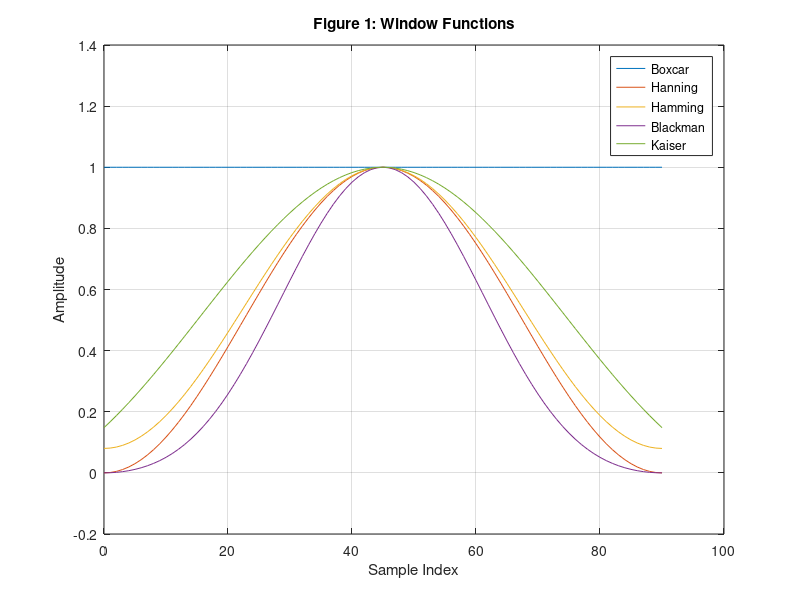
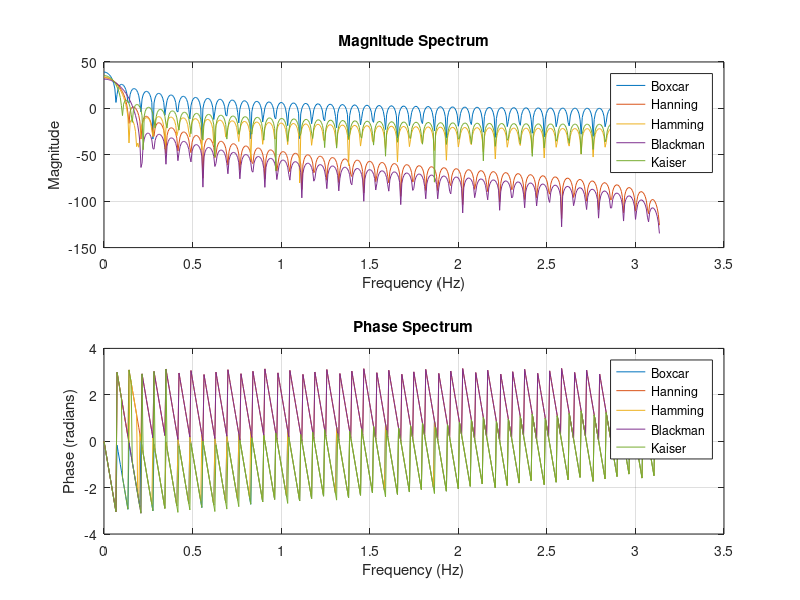
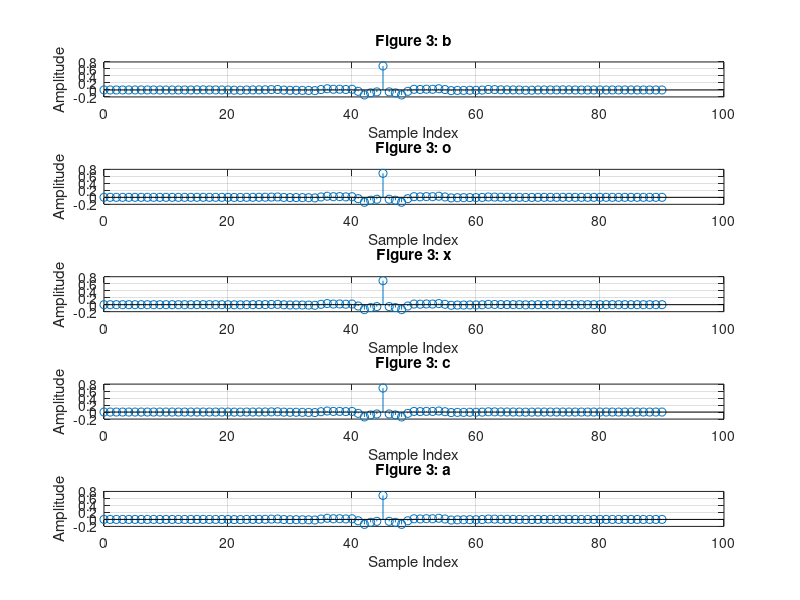
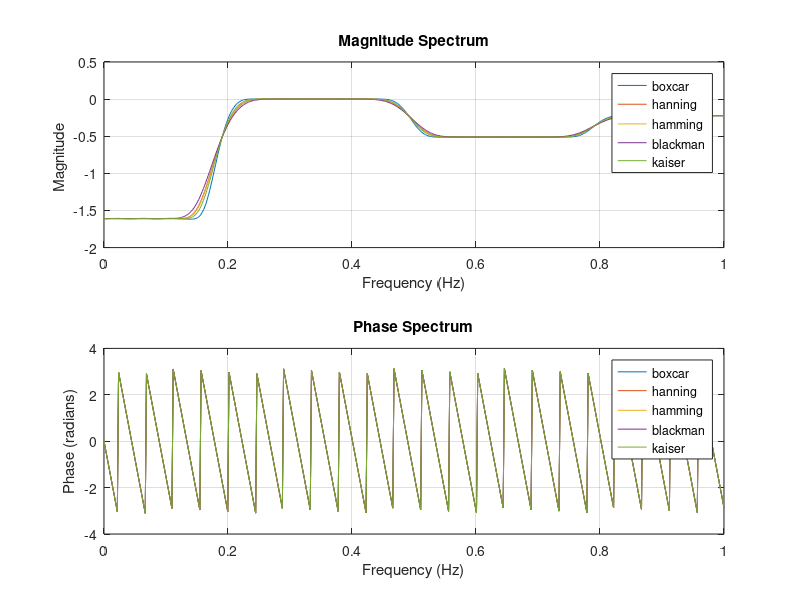

MATLAB code for these plots, in order: (Note: this script raises an error after producing the figures.)
function [w,W,b1,H1,b2,H2,H3,y,S]=fname4
% De La Salle University
% Electronics and Computer Engineering Department
%
% Course        : LBYEC4A/LBYCPA4
% SECTION       : EQ1
% Submitted by  : Kenan Banal
% Submitted to  : Dr. Edwin Sybingco
%
% Exercise 4    : FIR Filter
% Note: Check the instructions given in canvas
%% Task 1
% Specify the order of the window
M = 90;
% Generate the time index
n = 0:M;

% Generate the windows and store them in the matrix w
w = zeros(M+1, 5); % Initialize a matrix with 91 rows and 5 columns

% 1st column: Boxcar window
w(:, 1) = boxcar(M+1);

% 2nd column: Hanning window
w(:, 2) = hanning(M+1);

% 3rd column: Hamming window
w(:, 3) = hamming(M+1);

% 4th column: Blackman window
w(:, 4) = blackman(M+1);

% 5th column: Kaiser window with beta = 3.3953
beta = 3.3953;
w(:, 5) = kaiser(M+1, beta);

% Generate the frequency response for each window and store them in matrix W
numFreqPoints = 512;
W = zeros(numFreqPoints, 5); % Initialize frequency response matrix

for i = 1:5
    % Calculate the frequency response of each window
    [H, f] = freqz(w(:, i), 1, numFreqPoints, 'half');
    W(:, i) = H; % Store the frequency response magnitude
end

% Plot Figure 1: Continuous plot of all the windows
figure;
plot(n, w);
title('Figure 1: Window Functions');
xlabel('Sample Index');
ylabel('Amplitude');
legend('Boxcar', 'Hanning', 'Hamming', 'Blackman', 'Kaiser');
grid on

% Plot Figure 2: Magnitude and Phase Spectrum
figure;

% Magnitude Spectrum in dB
subplot(2, 1, 1);
plot(f, 20*log10(abs(W)));
title('Magnitude Spectrum');
xlabel('Frequency (Hz)');
ylabel('Magnitude');
legend('Boxcar', 'Hanning', 'Hamming', 'Blackman', 'Kaiser');
grid on

% Phase Spectrum
subplot(2, 1, 2);
plot(f, angle(W));
title('Phase Spectrum');
xlabel('Frequency (Hz)');
ylabel('Phase (radians)');
legend('Boxcar', 'Hanning', 'Hamming', 'Blackman', 'Kaiser');
grid on


%% Task 2
% Specify parameters for the fir2 function
M = 90;  % Order of the filter
n = 0:M; % Time index

% Define the frequency vector and desired magnitude response for the ideal filter
% This frequency response can be adjusted as per specific requirements
freq_points = [0, 0.2, 0.2, 0.5, 0.5, 0.8, 0.8, 1.0];
desired_mag = [0.2, 0.2, 1.0, 1.0, 0.6, 0.6, 0.8, 0.8];

% Initialize matrix b1 to store the filter coefficients of each windowed filter
b1 = zeros(5, M+1);

% Design five filters using the fir2 function and each window from Task 1
for i = 1:5
    b1(i, :) = fir2(M, freq_points, desired_mag) .* w(:, i).';
end

% Determine the frequency response of each filter and store in H1
numFreqPoints = 512;
H1 = zeros(numFreqPoints, 5); % Initialize matrix to store frequency response

for i = 1:5
    % Calculate the frequency response of each filter
    [H, f] = freqz(b1(i, :), 1, numFreqPoints, 'half');
    H1(:, i) = H; % Store the frequency response
end
name= ["boxcar" "hanning" "hamming" "blackman" "kaiser"];
% Plot Figure 3: Impulse response of the five filters
figure;
for i = 1:5
    subplot(5, 1, i);
    stem(n, b1(i, :));
    title(['Figure 3: ', name(i)]);
    xlabel('Sample Index');
    ylabel('Amplitude');
    grid on
end

% Plot Figure 4: Magnitude and Phase Spectrum
figure;
f6 = linspace(0, 1, 512); % Frequency vector for plotting
% Magnitude Spectrum in dB
subplot(2, 1, 1);
plot(f6, log(abs(H1)));
title('Magnitude Spectrum');
xlabel('Frequency (Hz)');
ylabel('Magnitude ');
legend('boxcar', 'hanning', 'hamming', 'blackman', 'kaiser');
grid on
% Phase Spectrum
subplot(2, 1, 2);
plot(f6, angle(H1));
title('Phase Spectrum');
xlabel('Frequency (Hz)');
ylabel('Phase (radians)');
legend('boxcar', 'hanning', 'hamming', 'blackman', 'kaiser');
grid on

%% Task 3

% Define filter specifications
delta1 = 0.0575; % Passband deviation
delta2_lowpass = 0.0009; % Stopband deviation for lowpass
delta2_bandpass = 0.0009; % Stopband deviation for bandpass
delta2_highpass = 0.0016; % Stopband deviation for highpass

% Convert gain deviations to decibel values
Rp = 20 * log10((1 + delta1) / (1 - delta1));
Rs_lowpass = -20 * log10(delta2_lowpass);
Rs_bandpass = -20 * log10(delta2_bandpass);
Rs_highpass = -20 * log10(delta2_highpass);

% Define passband and stopband edges in normalized frequency (0 to 1)
wp_lowpass = 0.25 * pi;
ws_lowpass = 0.3 * pi;

wp_bandpass = [0.3 * pi, 0.75 * pi];
ws_bandpass = [0.25 * pi, 0.8 * pi];

wp_highpass = 0.8 * pi;
ws_highpass = 0.75 * pi;

% Normalize frequencies for firpmord
wp_lowpass = wp_lowpass / pi;
ws_lowpass = ws_lowpass / pi;

wp_bandpass = wp_bandpass / pi;
ws_bandpass = ws_bandpass / pi;

wp_highpass = wp_highpass / pi;
ws_highpass = ws_highpass / pi;

% Calculate filter order and design filters using firpmord and firpm
% Initialize variables
N = zeros(1, 3); % Filter orders
b2 = {}; % Cell array to store filter coefficients for different types

% Lowpass filter design
[N(1), fo, ao, w] = firpmord([wp_lowpass, ws_lowpass], [1, 0], [delta1, delta2_lowpass]);
b2{1} = firpm(N(1), fo, ao, w);

% Bandpass filter design
[N(2), fo, ao, w] = firpmord([ws_bandpass(1), wp_bandpass(1), wp_bandpass(2), ws_bandpass(2)], ...
    [0, 1, 0], [delta2_bandpass, delta1, delta2_bandpass]);
b2{2} = firpm(N(2), fo, ao, w);

% Highpass filter design
[N(3), fo, ao, w] = firpmord([ws_highpass, wp_highpass], [0, 1], [delta2_highpass, delta1]);
b2{3} = firpm(N(3), fo, ao, w);

% Calculate the frequency response for each filter
numFreqPoints = 512;
H2 = zeros(numFreqPoints, 3); % Initialize matrix to store frequency response
f = linspace(0, 1, numFreqPoints); % Frequency vector for plotting

for i = 1:3
    [H, ~] = freqz(b2{i}, 1, numFreqPoints, 'half');
    H2(:, i) = H; % Store the frequency response
end

%% Task 3

% Specifications for the filters
delta1 = 0.0575;   % Passband ripple
delta2_low = 0.0009;  % Lowpass stopband deviation
delta2_band = 0.0009; % Bandpass stopband deviation
delta2_high = 0.0016; % Highpass stopband deviation

% Convert passband/stopband deviations to decibels
Rp = 20 * log10((1 + delta1) / (1 - delta1));  % Passband ripple in dB
Rs_low = -20 * log10(delta2_low);              % Lowpass stopband attenuation in dB
Rs_band = -20 * log10(delta2_band);            % Bandpass stopband attenuation in dB
Rs_high = -20 * log10(delta2_high);            % Highpass stopband attenuation in dB

% Define passband and stopband edge frequencies for each filter
wp_low = 0.25 * pi; ws_low = 0.3 * pi;         % Lowpass filter frequencies
wp_band = [0.3 * pi, 0.75 * pi]; ws_band = [0.25 * pi, 0.8 * pi]; % Bandpass
wp_high = 0.8 * pi; ws_high = 0.75 * pi;       % Highpass filter frequencies

% Determine the required order and design filters using firpm
N = zeros(1, 3);       % Initialize vector to store filter orders
b2 = {};               % Initialize cell array to store filter coefficients

% Lowpass filter
[N(1), fo, ao, w] = firpmord([wp_low, ws_low] / pi, [1, 0], [delta1, delta2_low]);
b2{1} = firpm(N(1), fo, ao, w);

% Bandpass filter
[N(2), fo, ao, w] = firpmord([ws_band(1), wp_band(1), wp_band(2), ws_band(2)] / pi, [0, 1, 0], [delta2_band, delta1, delta2_band]);
b2{2} = firpm(N(2), fo, ao, w);

% Highpass filter
[N(3), fo, ao, w] = firpmord([ws_high, wp_high] / pi, [0, 1], [delta2_high, delta1]);
b2{3} = firpm(N(3), fo, ao, w);

% Calculate frequency responses of the filters
numFreqPoints = 512;
H2 = zeros(numFreqPoints, 3);  % Matrix to store frequency responses

for i = 1:3
    [H, f] = freqz(b2{i}, 1, numFreqPoints, 'half');
    H2(:, i) = H; % Store frequency response
end

titlesF = ["Lowpass", "Bandpass", "Highpass"];
% Figure 5: Impulse Response
figure;
for i = 1:3
    subplot(3, 1, i);
    stem(0:N(i), b2{i});
    title('Figure 5: ', titlesF(i));
    xlabel('Sample Index');
    ylabel('Amplitude');
end

% Figure 6: Magnitude and Phase Spectrum
figure;
f = linspace(0, 1, numFreqPoints); % Frequency vector for plotting
% Magnitude Spectrum in dB
subplot(2, 1, 1);
plot(f, (abs(H2)));
title('Magnitude Spectrum ');
xlabel('Frequency (Hz)');
ylabel('Magnitude ');
legend('Lowpass', 'Bandpass', 'Highpass');
grid on

% Phase Spectrum
subplot(2, 1, 2);
plot(f, angle(H2));
title('Phase Spectrum');
xlabel('Frequency (Hz)');
ylabel('Phase (radians)');
legend('Lowpass', 'Bandpass', 'Highpass');
grid on


%% Task 4
alpha =[1 1 1;...
        1 0.5 1;...
        0.5 1 0.5;...
        1 0.6 0.2];
% Initialize H3 to store the frequency responses for each setting
numFreqPoints = 512;
H3 = zeros(numFreqPoints, 4);

% Calculate the combined frequency response for each setting
for k = 1:4
    % Compute the weighted sum of the individual filter responses
    H3(:, k) = alpha(k, 1) * H2(:, 1) + alpha(k, 2) * H2(:, 2) + alpha(k, 3) * H2(:, 3);
end

%% Visualization

% Plot Figure 7: Magnitude and Phase Response for each setting
figure;

f7 = linspace(0, 1, 512); % Frequency vector for plotting

for k = 1:4
    % Magnitude Response in dB for each setting
    subplot(2, 4, k);
    plot(f7, abs(H3(:, k)));
    title(['Figure 7: Magnitude Response (Setting ', num2str(k), ')']);
    xlabel('Frequency (Hz)');
    ylabel('Magnitude');
    grid on
    % Phase Response for each setting
    subplot(2, 4, k+4);
    plot(f7, angle(H3(:, k)));
    title(['Figure 7: Phase Response (Setting ', num2str(k), ')']);
    xlabel('Frequency (Hz)');
    ylabel('Phase (radians)');
    grid on
end


%% Task 5

% Read the audio file and store it in the first column of y
[y(:,1), Fs] = audioread('RollingInTheDeep.wav');  % Original audio

% Apply the three filters from Task 4 (Setting 1: alpha = [1 1 1])
y(:,2) = filter(b2{1}, 1, y(:,1));  % Lowpass filter output
y(:,3) = filter(b2{2}, 1, y(:,1));  % Bandpass filter output
y(:,4) = filter(b2{3}, 1, y(:,1));  % Highpass filter output

% Spectrogram settings
window = kaiser(256, 3.3953);  % Kaiser window with beta = 3.3953
noverlap = 128;                % Overlap of 128 samples
nfft = 512;                    % 512-point FFT for half-frequency response

% Initialize the matrix S to store spectrograms of each channel in y
[S, ~, ~] = spectrogram(y(:,1), window, noverlap, nfft, Fs);  % Pre-allocate size based on 1st spectrogram
S = zeros(size(S, 1), size(S, 2), 4);  % S will be 257 x 1032 x 4

% Calculate the spectrogram for each channel
for k = 1:4
    [S(:,:,k), f, t] = spectrogram(y(:,k), window, noverlap, nfft, Fs);
end

% Plot Figure 8: Spectrograms in a 3D scatter plot
figure;
titles = ["Original", "Lowpass", "Bandpass", "Highpass"];

for k = 1:4
    % Prepare data for 3D scatter plot
    [T, F] = meshgrid(t, f);                     % Time-frequency grid
    Magnitude = 20*log10(abs(S(:,:,k)));         % Magnitude in dB
    
    % Map the Magnitude to a color based on the current colormap
    colormap jet;                                % Use the 'jet' colormap
    clim([-120, 0]);                            % Set color axis limits (adjust as needed)
    colors = colormap;                           % Get current colormap
    colorIndices = round(rescale(Magnitude(:), 1, size(colors, 1))); % Scale magnitudes to colormap index
    
    % Scatter plot for each spectrogram
    subplot(2, 2, k);
    scatter3(T(:), F(:), Magnitude(:), 1, colors(colorIndices, :), 'filled');  % Plot with color-mapped dots
    title([titles(k), ' Spectrogram']);
    xlabel('Time (s)');
    ylabel('Frequency (Hz)');
    zlabel('Magnitude');
    grid on
    colorbar;
end




end
